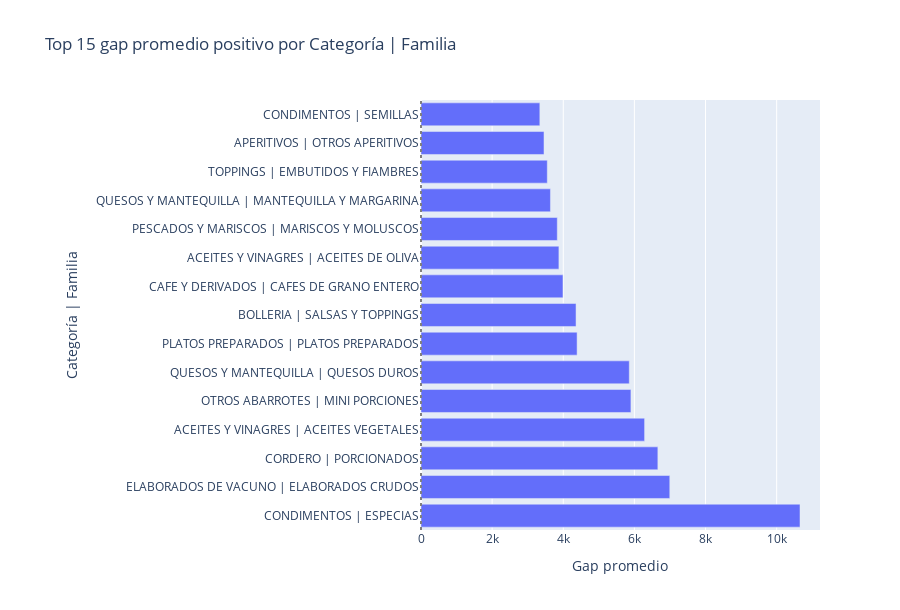
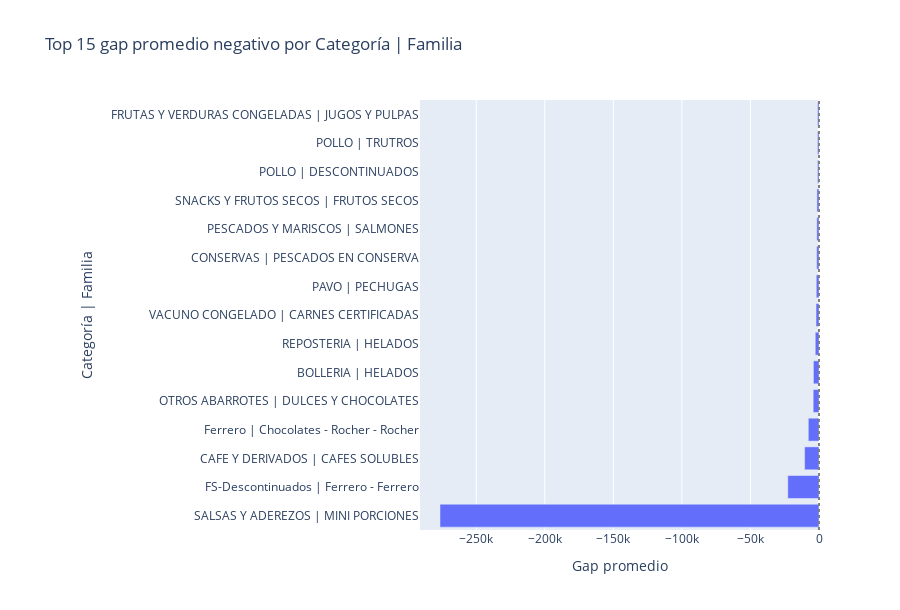
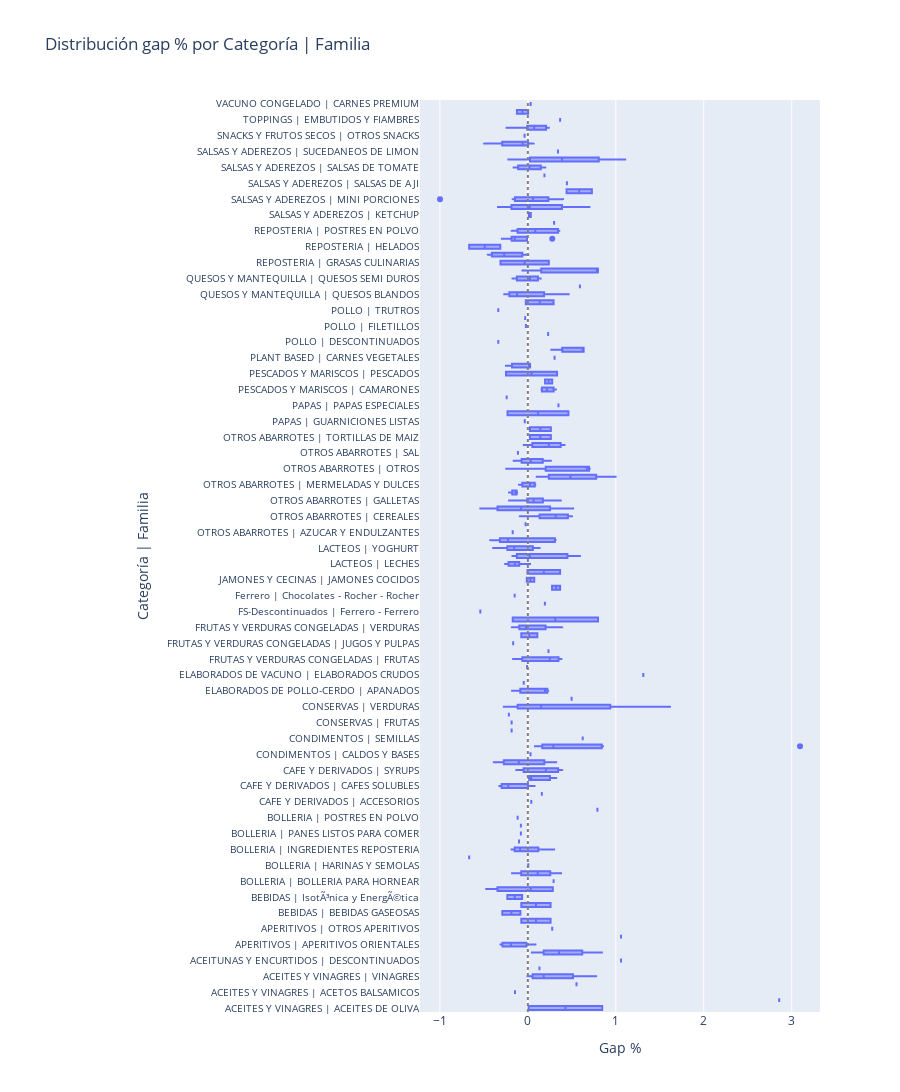

Source (notebook cell) for these figures, in order:
### Code cell
fam_cf = (sku_ok.groupby(['categoria','familia'])
          .agg(skus=('sku','nunique'),
               precio_interno_prom=('precio_interno','mean'),
               precio_externo_prom=('precio_externo','mean'),
               gap_abs_prom=('gap_abs','mean'),
               gap_pct_prom=('gap_pct','mean')).reset_index())
fam_cf['cat_fam'] = fam_cf['categoria'].astype(str) + ' | ' + fam_cf['familia'].astype(str)
# Top 15 positivo
pos15 = fam_cf[fam_cf['gap_abs_prom']>0].sort_values('gap_abs_prom', ascending=False).head(15)
fig_pos15 = px.bar(pos15, y='cat_fam', x='gap_abs_prom', orientation='h', title='Top 15 gap promedio positivo por Categoría | Familia')
fig_pos15.update_layout(yaxis={'automargin':True}, xaxis_title='Gap promedio', yaxis_title='Categoría | Familia', margin=dict(l=420), height=max(500, 26*len(pos15)+220))
fig_pos15.add_vline(x=0, line_dash='dot', line_color='gray')
fig_pos15.show()
# Top 15 negativo
neg15 = fam_cf[fam_cf['gap_abs_prom']<0].sort_values('gap_abs_prom', ascending=True).head(15)
fig_neg15 = px.bar(neg15, y='cat_fam', x='gap_abs_prom', orientation='h', title='Top 15 gap promedio negativo por Categoría | Familia')
fig_neg15.update_layout(yaxis={'automargin':True}, xaxis_title='Gap promedio', yaxis_title='Categoría | Familia', margin=dict(l=420), height=max(500, 26*len(neg15)+220))
fig_neg15.add_vline(x=0, line_dash='dot', line_color='gray')
fig_neg15.show()
# Boxplot horizontal gap % por Categoría | Familia
df_box = sku_ok.merge(fam_cf[['categoria','familia','cat_fam']], on=['categoria','familia'], how='left')
fig_box_cf = px.box(df_box, y='cat_fam', x='gap_pct', points='outliers', title='Distribución gap % por Categoría | Familia')
fig_box_cf.update_layout(yaxis={'automargin':True}, xaxis_title='Gap %', yaxis_title='Categoría | Familia', margin=dict(l=420), height=max(800, 22*df_box['cat_fam'].nunique()+220), yaxis_tickfont_size=10)
fig_box_cf.add_vline(x=0, line_dash='dot', line_color='gray')
fig_box_cf.show()

### Figure 1 — Plotly figure (JSON) as saved in the notebook; plotly's stock layout.template omitted (floating-point values rounded to 4 significant figures)
{"data": [{"hovertemplate": "gap_abs_prom=%{x}<br>cat_fam=%{y}<extra></extra>", "legendgroup": "", "marker": {"color": "#636efa", "pattern": {"shape": ""}}, "name": "", "orientation": "h", "showlegend": false, "textposition": "auto", "type": "bar", "x": [10660.0, 6995.0, 6660.0, 6287.0, 5902.0, 5856.0, 4389.0, 4359.0, 3992.0, 3878.0, 3832.0, 3640.0, 3551.0, 3458.0, 3341.0], "xaxis": "x", "y": ["CONDIMENTOS | ESPECIAS", "ELABORADOS DE VACUNO | ELABORADOS CRUDOS", "CORDERO | PORCIONADOS", "ACEITES Y VINAGRES | ACEITES VEGETALES", "OTROS ABARROTES | MINI PORCIONES", "QUESOS Y MANTEQUILLA | QUESOS DUROS", "PLATOS PREPARADOS | PLATOS PREPARADOS", "BOLLERIA | SALSAS Y TOPPINGS", "CAFE Y DERIVADOS | CAFES DE GRANO ENTERO", "ACEITES Y VINAGRES | ACEITES DE OLIVA", "PESCADOS Y MARISCOS | MARISCOS Y MOLUSCOS", "QUESOS Y MANTEQUILLA | MANTEQUILLA Y MARGARINA", "TOPPINGS | EMBUTIDOS Y FIAMBRES", "APERITIVOS | OTROS APERITIVOS", "CONDIMENTOS | SEMILLAS"], "yaxis": "y"}], "layout": {"barmode": "relative", "height": 610, "legend": {"tracegroupgap": 0}, "margin": {"l": 420}, "shapes": [{"line": {"color": "gray", "dash": "dot"}, "type": "line", "x0": 0, "x1": 0, "xref": "x", "y0": 0, "y1": 1, "yref": "y domain"}], "title": {"text": "Top 15 gap promedio positivo por Categoría | Familia"}, "xaxis": {"anchor": "y", "domain": [0, 1], "title": {"text": "Gap promedio"}}, "yaxis": {"anchor": "x", "automargin": true, "domain": [0, 1], "title": {"text": "Categoría | Familia"}}}}

### Figure 2 — Plotly figure (JSON) as saved in the notebook; plotly's stock layout.template omitted (floating-point values rounded to 4 significant figures)
{"data": [{"hovertemplate": "gap_abs_prom=%{x}<br>cat_fam=%{y}<extra></extra>", "legendgroup": "", "marker": {"color": "#636efa", "pattern": {"shape": ""}}, "name": "", "orientation": "h", "showlegend": false, "textposition": "auto", "type": "bar", "x": [-276400.0, -22760.0, -10490.0, -7798.0, -4234.0, -4077.0, -2745.0, -2166.0, -2016.0, -1717.0, -1615.0, -1524.0, -1110.0, -1110.0, -1103.0], "xaxis": "x", "y": ["SALSAS Y ADEREZOS | MINI PORCIONES", "FS-Descontinuados | Ferrero - Ferrero", "CAFE Y DERIVADOS | CAFES SOLUBLES", "Ferrero | Chocolates - Rocher - Rocher", "OTROS ABARROTES | DULCES Y CHOCOLATES", "BOLLERIA | HELADOS", "REPOSTERIA | HELADOS", "VACUNO CONGELADO | CARNES CERTIFICADAS", "PAVO | PECHUGAS", "CONSERVAS | PESCADOS EN CONSERVA", "PESCADOS Y MARISCOS | SALMONES", "SNACKS Y FRUTOS SECOS | FRUTOS SECOS", "POLLO | DESCONTINUADOS", "POLLO | TRUTROS", "FRUTAS Y VERDURAS CONGELADAS | JUGOS Y PULPAS"], "yaxis": "y"}], "layout": {"barmode": "relative", "height": 610, "legend": {"tracegroupgap": 0}, "margin": {"l": 420}, "shapes": [{"line": {"color": "gray", "dash": "dot"}, "type": "line", "x0": 0, "x1": 0, "xref": "x", "y0": 0, "y1": 1, "yref": "y domain"}], "title": {"text": "Top 15 gap promedio negativo por Categoría | Familia"}, "xaxis": {"anchor": "y", "domain": [0, 1], "title": {"text": "Gap promedio"}}, "yaxis": {"anchor": "x", "automargin": true, "domain": [0, 1], "title": {"text": "Categoría | Familia"}}}}

### Figure 3 — Plotly figure (JSON) as saved in the notebook; plotly's stock layout.template omitted (floating-point values rounded to 4 significant figures; data arrays with more than 128 entries replaced by an {"elided": "..."} marker saying what was removed)
{"data": [{"alignmentgroup": "True", "boxpoints": "outliers", "hovertemplate": "gap_pct=%{x}<br>cat_fam=%{y}<extra></extra>", "legendgroup": "", "marker": {"color": "#636efa"}, "name": "", "notched": false, "offsetgroup": "", "orientation": "h", "showlegend": false, "type": "box", "x": {"elided": "326 float values"}, "x0": " ", "xaxis": "x", "y": {"elided": "326 str values"}, "y0": " ", "yaxis": "y"}], "layout": {"boxmode": "group", "height": 2750, "legend": {"tracegroupgap": 0}, "margin": {"l": 420}, "shapes": [{"line": {"color": "gray", "dash": "dot"}, "type": "line", "x0": 0, "x1": 0, "xref": "x", "y0": 0, "y1": 1, "yref": "y domain"}], "title": {"text": "Distribución gap % por Categoría | Familia"}, "xaxis": {"anchor": "y", "domain": [0, 1], "title": {"text": "Gap %"}}, "yaxis": {"anchor": "x", "automargin": true, "domain": [0, 1], "tickfont": {"size": 10}, "title": {"text": "Categoría | Familia"}}}}
